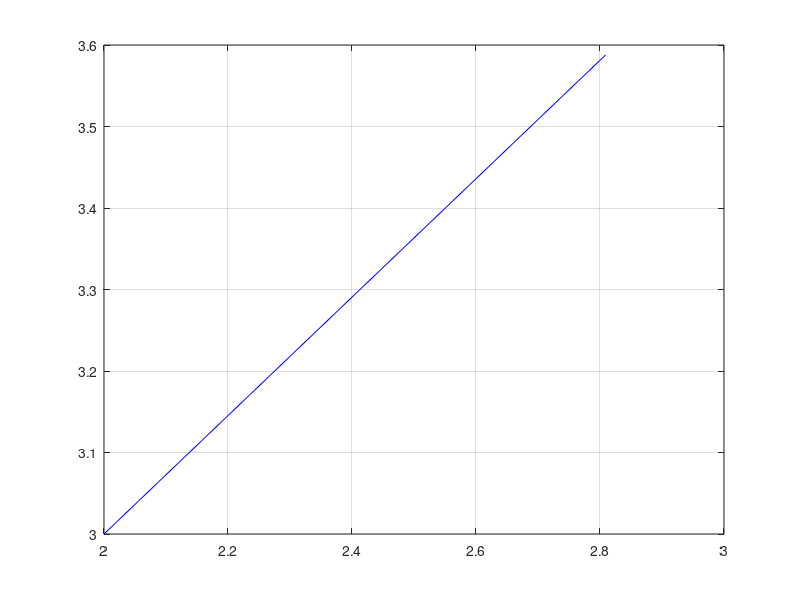

The MATLAB source for this figure:
% function PlotaVetor(A,x,y,Teta);
% Plota vetor de amplitude A com origem na coordenada (x,y) e ângulo Teta
close all

A=1;
x=2;
y=3;
Teta=pi/5;
xf=x+A*cos(Teta);
yf=y+A*sin(Teta);

plot([x xf ],[y yf],'b')
hold on
grid on

% % Fazer a seta na ponta do vetor
% As=A/20;     % Proporcionalmente, 1/10 do tamanho do vetor
% x1s=xf+As*cos(pi+Teta-0.3);
% y1s=yf+As*sin(pi+Teta-0.3);
% plot([xf x1s ],[yf y1s],'b')
% 
% x2s=xf+As*cos(pi+Teta+0.3);
% y2s=yf+As*sin(pi+Teta+0.3);
% plot([xf x2s ],[yf y2s],'b')

